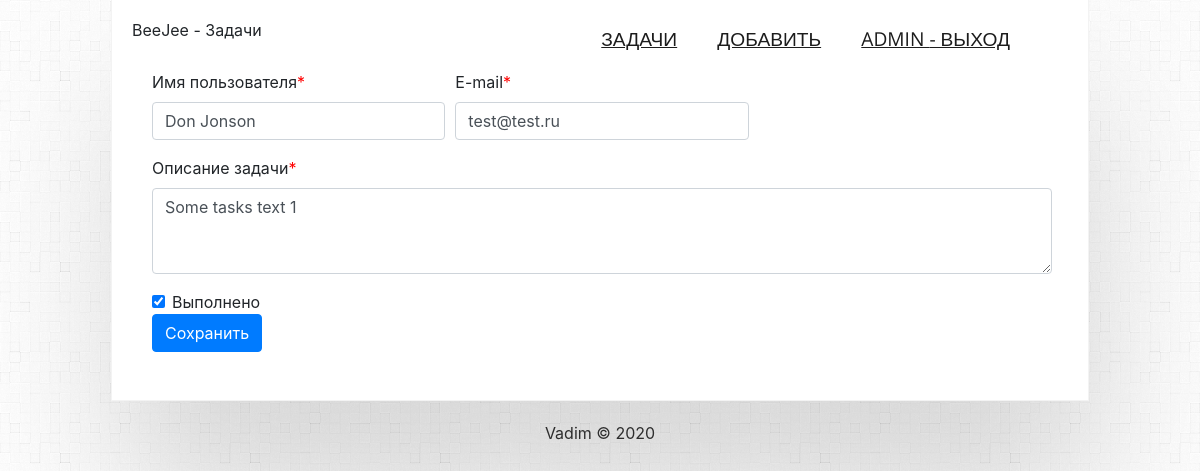
Page /addtask/edittask?id=1 (signed in) on the committed database.
### tables this page shows
CREATE TABLE `tasks` (
  `id` int NOT NULL AUTO_INCREMENT,
  `name` varchar(255) NOT NULL,
  `email` varchar(255) NOT NULL,
  `text` text NOT NULL,
  `status` int NOT NULL DEFAULT '0',
  `edited` int NOT NULL DEFAULT '0',
  PRIMARY KEY (`id`)
);

### application/core/view.php (called while the page is built)
<?php
class View
{
	function generate($content_view, $template_view, $data = null)
	{
		include 'application/views/'.$template_view;
	}
}

### application/app.php (called while the page is built, shortened)
<?php
require_once 'core/view.php';
require_once 'core/db.php';
Route::start();
 ?>

### index.php (called while the page is built, shortened)
<?php
require_once 'application/app.php';

### application/core/db.php (called while the page is built, shortened)
<?php
class Db
{
    public $pdo;
    public function __construct()
    {
        $settings = $this->getPDOSettings();
        $this->pdo = new \PDO($settings['dsn'], $settings['user'], $settings['pass'], null);
    }
    protected function getPDOSettings()
    {
        $config = include 'application/Config/Db.php';
        $result['dsn'] = "{$config['type']}:host={$config['host']};dbname={$config['dbname']};charset={$config['charset']}";
        $result['user'] = $config['user'];
        $result['pass'] = $config['pass'];
        return $result;
    }
    public function execute($query, array $params=null)
    {
        if(is_null($params)){
            $stmt = $this->pdo->query($query);
            return $stmt->fetchAll(PDO::FETCH_ASSOC);
        }
        $stmt = $this->pdo->prepare($query);
        $stmt->execute($params);
        return $stmt->fetchAll(PDO::FETCH_ASSOC);
    }
}
?>

### application/config/db.php (called while the page is built)
<?php
return [
'type' => 'mysql',
'host' => 'localhost',
'dbname' => 'beejee',
'charset' => 'utf8',
'user' => 'root',
'pass' => 'root'
];
?>

### application/models/model_addtask.php (called while the page is built, shortened)
<?php
class Model_AddTask extends Model
{
	public function get_dataById()
	{
			$id = $_GET['id'];
			$DB = new DB();
			$sql = "SELECT * FROM tasks WHERE id=$id";
			$data = $DB->execute($sql);
			$data[0][result] = '';
			return $data;
	}
}
?>

### application/views/edittask_view.php (the view, shortened to what this page needs)
<?php
foreach ($data as $value) {
  $name = $value['name'];
  $email = $value['email'];
  $text = $value['text'];
  $status = $value['status'];
}
 ?>
<form id="taskForm" class="needs-validation" action="/addtask/savetask/">
  <div class="form-row">
    <div class="col-md-4 mb-3">
      <label for="name">Имя пользователя<span class="red">*</span></label>
      <input type="text" class="form-control" id="name" name="name" placeholder="Имя" value="<?php echo $name; ?>" required>
    </div>
    <div class="col-md-4 mb-3">
      <label for="email">E-mail<span class="red">*</span></label>
      <input type="text" class="form-control" id="email" name="email" placeholder="Email" value="<?php echo $email; ?>" required>
    </div>
  </div>
  <div class="form-group">
    <label for="exampleFormControlTextarea">Описание задачи<span class="red">*</span></label>
    <textarea class="form-control" id="exampleFormControlTextarea" name="exampleFormControlTextarea" rows="3"><?php echo $text; ?></textarea>
  </div>
  <div class="form-check">
      <input class="form-check-input" type="checkbox" id="status" name="status" <?php echo $status == 1 ? 'checked': ''; ?>>
      <label class="form-check-label" for="status">Выполнено</label>
    </div>
  <button type="submit" class="btn btn-primary" id="submitbutton">Сохранить</button>
</form>

### css/custom.css (style rules this page uses)
body { line-height: 1.75em; background: #fff url('../images/00bd.png'); font-size: 11.5pt; color: #353535; }
.red { color: #ff0000; }

### rows in the picture
tasks: name "Don Jonson", email "test@test.ru", exampleFormControlTextarea "Some tasks text 1", status "☑"

### other values in the picture
$_SESSION['user_name'] "ADMIN"
